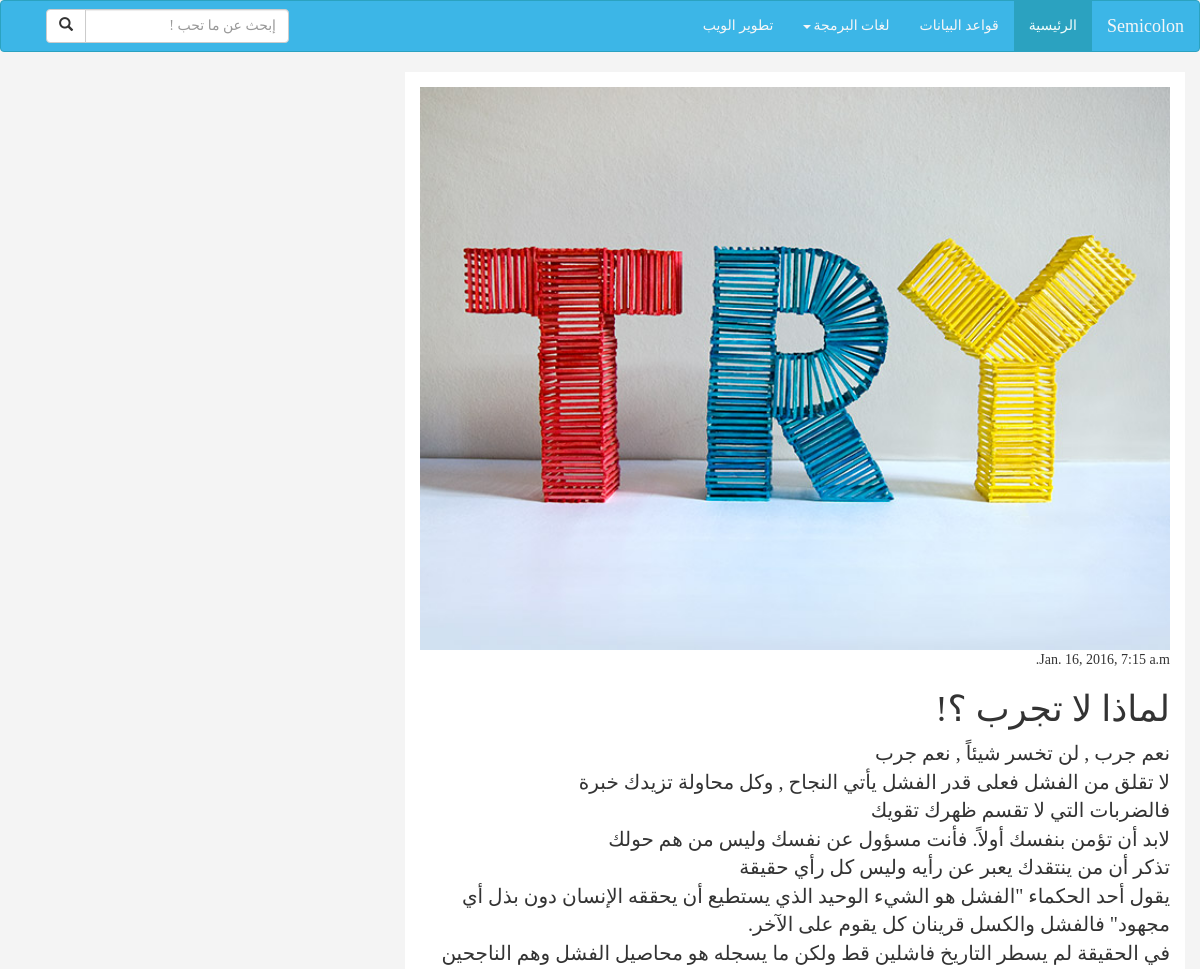
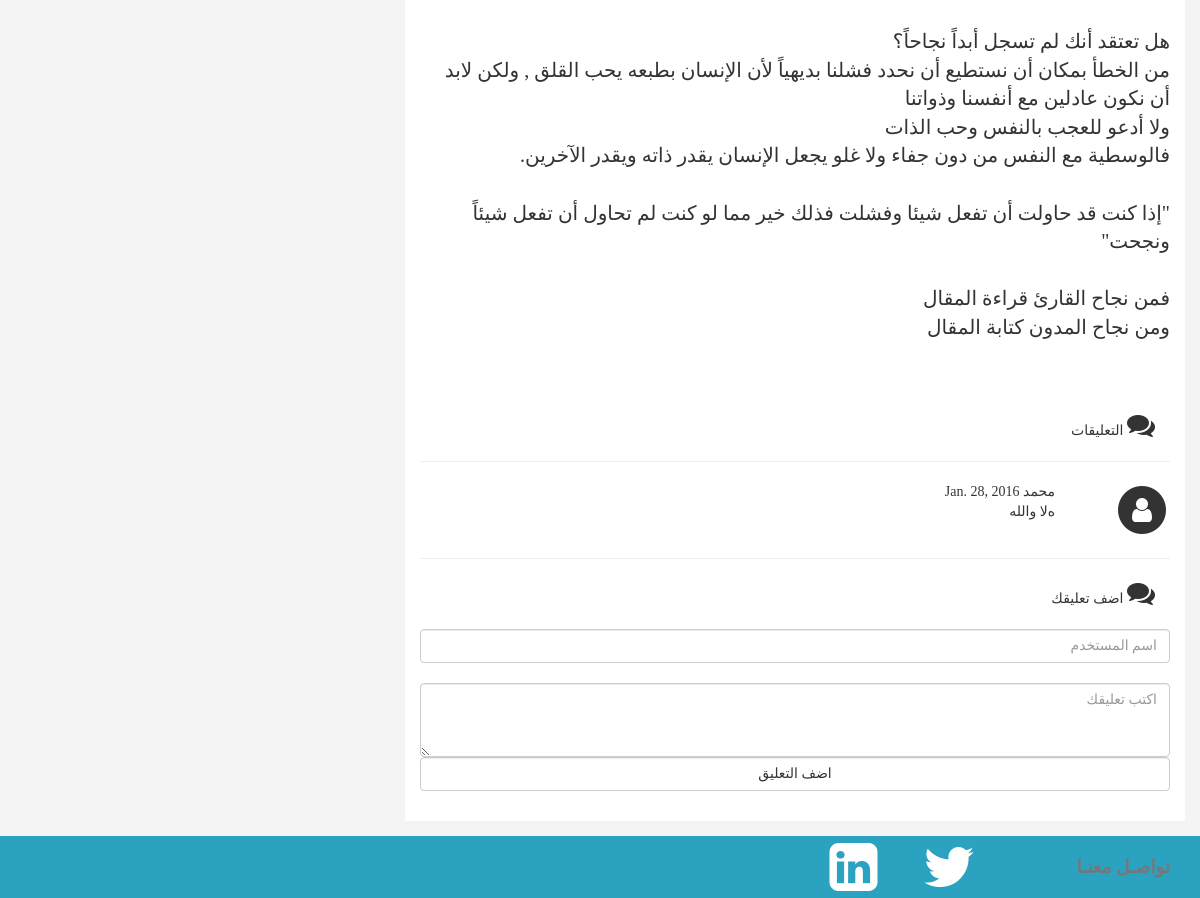
The app's page /post/2/ with its own data (2 pictures, top to bottom).
### blog/models.py (models this page shows, shortened)
class Post(models.Model):
	author = models.ForeignKey('auth.User')
	title = models.CharField(max_length=200)
	text = models.TextField()
	created_date = models.DateTimeField(default=timezone.now)
	published_date = models.DateTimeField(blank=True, null=True)
	wallpaper = models.FileField(upload_to='')

class Comment(models.Model):
	post = models.ForeignKey('blog.post', related_name='comments')
	author = models.CharField(max_length=200)
	text = models.TextField()
	created_date = models.DateField(default=timezone.now)
	approved_comment = models.BooleanField(default=False)

### blog/views.py (the view)
# urls.py: url(r'^post/(?P<pk>[0-9]+)/$', views.post_detail, name='post_detail'),
def post_detail(request, pk):
	post = get_object_or_404(Post, pk=pk)
	return render(request, 'blog/post_detail.html', {'post':post})

### blog/templates/blog/post_detail.html (shortened to what this page needs)
{% extends 'blog/base.html' %}
{% block content %}
<div class="container post">
	<div class="row">
		<div class="col-md-8 post-detail">
			<img src="{{post.wallpaper.url }}" class="wallpaper img-responsive" width="100%">
			{% if post.published_date %}
				<div class="date">
					{{ post.published_date }}
				</div>
			{% else %}
				<div style="padding-top:20px;">
					<a class="btn btn-default" href="{% url 'blog.views.post_publish' pk=post.pk %}">انشر الموضوع</a>
					<a class="btn btn-default" href="{% url 'post_remove' pk=post.pk %}"><span class="glyphicon glyphicon-remove"></span></a>
				</div>
			{% endif %}
			<h1>{{ post.title }}</h1>
			<div class="post-text"><p>{{ post.text|safe|linebreaksbr }}</p></div>
			<div class="comments">
					<div class="col-md-12">
						<span class="fa fa-comments fa-2x"></span>
						<span>التعليقات</span>
					</div>
					<div class="clearfix"></div>
					<hr>
					{% for comment in post.comments.all %}
					<div class="comment-box">
						<div class="row">
							<div class="col-xs-3 col-sm-2 commenter-img">
								<span class="fa-stack fa-lg  fa-2x">
  								<i class="fa fa-circle fa-stack-2x"></i>
  								<i class="fa fa-user fa-stack-1x fa-inverse"></i>
								</span>
							</div>
							<div class="col-xs-9 co-sm-10">
								<div class="row">
									<span>{{ comment.author }}</span>
									<span>{{ comment.created_date }}</span>
								</div>
								<div class="row">
									{{ comment.text|linebreaks }}
								</div>
							</div>
						</div>
						<hr>
					</div>
					{% endfor %}
			</div>
			<div class="add-comment">
				<div class="col-md-12">
					<span class="fa fa-comments fa-2x"></span>
					<span>اضف تعليقك</span>
				</div>
				<div class="clearfix"></div>
				<div class="comment-form">
				<form class="form-group" role="form" method="POST" action="{% url 'blog.views.add_comment_to_post' pk=post.pk %}">{% csrf_token %}
            <div class="">
                <input class="form-control" type="text" placeholder="اسم المستخدم" name="author" id="author"/>
            </div>
            <div class="">
                <textarea class="form-control" rows="3" placeholder="اكتب تعليقك" name="text" id="text" /></textarea>
            </div>
            <div class="">
                <button class="btn btn-default form-control">اضف التعليق</button>
            </div>
        </form>
				</div>
			</div>
		</div>
	</div>
</div>
{% endblock %}

### blog/static/css/blog.css (style rules this page uses)
body { background-color:#F4F4F4; }
.content , .post { margin-top:20px; }
.img-responsive, .thumbnail > img, .thumbnail a > img, .carousel-inner > .item > img, .carousel-inner > .item > a > img { display: block; }
.post-detail { background-color: #ffffff; padding: 15px; }
* { font-family: 'Droid Arabic Kufi', serif; }
.post-text { font-size: 20px; }
.post-text p { font-size: 20px; }
html,body { height: 100%; }
.comment-form { padding-top: 20px; }

### records on screen
Post: wallpaper (picture), published_date "Jan. 16, 2016, 7:15 a.m.", title "لماذا ﻻ تجرب ؟!", text "نعم جرب , لن تخسر شيئاً , نعم جرب ﻻ تقلق من الفشل فعلى قدر الفشل يأتي النجاح , وكل محاولة تزيدك خبرة فالضربات التي ﻻ تقسم ظهرك تقويك ﻻبد أن تؤمن بنفسك أوﻻً. فأنت مسؤول عن نفسك وليس من هم حولك تذكر أن من ينتقدك يعبر عن رأيه وليس كل رأي حقيقة يقول أحد الحكماء \"الفشل هو الشيء الوحيد الذي يستطيع أن يحققه الإنسان دون بذل أي مجهود\" فالفشل والكسل قرينان كل يقوم على الآخر. في الحقيقة لم يسطر التاريخ فاشلين قط ولكن ما يسجله هو محاصيل الفشل وهم الناجحين هل تعتقد أنك لم تسجل أبداً نجاحاً؟ من الخطأ بمكان أن نستطيع أن نحدد فشلنا بديهياً ﻷن الإنسان بطبعه يحب القلق , ولكن ﻻبد أن نكون عادلين مع أنفسنا وذواتنا وﻻ أدعو للعجب بالنفس وحب الذات فالوسطية مع النفس من دون جفاء وﻻ غلو يجعل الإنسان يقدر ذاته ويقدر…"
Comment: author "محمد", created_date "Jan. 28, 2016", text "هﻻ والله"
